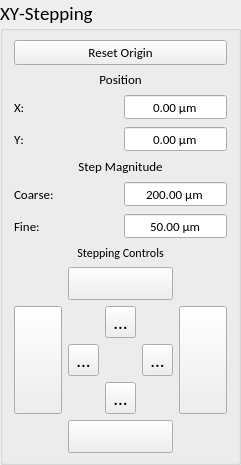
   <widget class="QGroupBox" name="groupBox_5">
    <property name="geometry">
     <rect>
      <x>800</x>
      <y>300</y>
      <width>177</width>
      <height>360</height>
     </rect>
    </property>
    <property name="font">
     <font>
      <family>Calibri</family>
      <pointsize>14</pointsize>
      <weight>50</weight>
      <italic>false</italic>
      <bold>false</bold>
      <underline>false</underline>
      <strikeout>false</strikeout>
      <kerning>false</kerning>
     </font>
    </property>
    <property name="title">
     <string>XY-Stepping</string>
    </property>
    <property name="alignment">
     <set>Qt::AlignLeading</set>
    </property>
    <layout class="QGridLayout">
     <property name="margin">
      <number>9</number>
     </property>
     <property name="spacing">
      <number>6</number>
     </property>
     <item row="0" column="1">
      <spacer>
       <property name="orientation">
        <enum>Qt::Horizontal</enum>
       </property>
       <property name="sizeType">
        <enum>QSizePolicy::Minimum</enum>
       </property>
       <property name="sizeHint" stdset="0">
        <size>
         <width>2</width>
         <height>20</height>
        </size>
       </property>
      </spacer>
     </item>
     <item row="0" column="3">
      <spacer>
       <property name="orientation">
        <enum>Qt::Horizontal</enum>
       </property>
       <property name="sizeType">
        <enum>QSizePolicy::Minimum</enum>
       </property>
       <property name="sizeHint" stdset="0">
        <size>
         <width>2</width>
         <height>20</height>
        </size>
       </property>
      </spacer>
     </item>
     <item row="0" column="2">
      <layout class="QVBoxLayout">
       <property name="spacing">
        <number>6</number>
       </property>
       <property name="margin">
        <number>0</number>
       </property>
       <item>
        <widget class="QPushButton" name="pushButton_ResetOrigin">
         <property name="font">
          <font>
           <family>Calibri</family>
           <pointsize>10</pointsize>
           <weight>50</weight>
           <italic>false</italic>
           <bold>false</bold>
           <underline>false</underline>
           <strikeout>false</strikeout>
          </font>
         </property>
         <property name="text">
          <string>Reset Origin</string>
         </property>
        </widget>
       </item>
       <item>
        <layout class="QGridLayout">
         <property name="margin">
          <number>0</number>
         </property>
         <property name="spacing">
          <number>6</number>
         </property>
         <item row="0" column="0" colspan="2">
          <widget class="QLabel" name="label_66">
           <property name="font">
            <font>
             <family>Calibri</family>
             <pointsize>10</pointsize>
             <weight>50</weight>
             <italic>false</italic>
             <bold>false</bold>
             <underline>false</underline>
             <strikeout>false</strikeout>
            </font>
           </property>
           <property name="text">
            <string>Position</string>
           </property>
           <property name="alignment">
            <set>Qt::AlignCenter</set>
           </property>
          </widget>
         </item>
         <item row="1" column="0">
          <widget class="QLabel" name="label_67">
           <property name="font">
            <font>
             <family>Calibri</family>
             <pointsize>10</pointsize>
             <weight>50</weight>
             <italic>false</italic>
             <bold>false</bold>
             <underline>false</underline>
             <strikeout>false</strikeout>
            </font>
           </property>
           <property name="text">
            <string>X:</string>
           </property>
           <property name="alignment">
            <set>Qt::AlignLeading|Qt::AlignLeft|Qt::AlignVCenter</set>
           </property>
          </widget>
         </item>
         <item row="1" column="1">
          <widget class="QDoubleSpinBox" name="doubleSpinBox_xPos">
           <property name="font">
            <font>
             <pointsize>10</pointsize>
             <weight>50</weight>
             <bold>false</bold>
            </font>
           </property>
           <property name="alignment">
            <set>Qt::AlignCenter</set>
           </property>
           <property name="readOnly">
            <bool>true</bool>
           </property>
           <property name="buttonSymbols">
            <enum>QAbstractSpinBox::NoButtons</enum>
           </property>
           <property name="suffix">
            <string> µm</string>
           </property>
           <property name="minimum">
            <double>-9999.000000000000000</double>
           </property>
           <property name="maximum">
            <double>9999.000000000000000</double>
           </property>
           <property name="value">
            <double>0.000000000000000</double>
           </property>
          </widget>
         </item>
         <item row="3" column="1">
          <widget class="QDoubleSpinBox" name="doubleSpinBox_yPos">
           <property name="font">
            <font>
             <pointsize>10</pointsize>
             <weight>50</weight>
             <bold>false</bold>
            </font>
           </property>
           <property name="alignment">
            <set>Qt::AlignCenter</set>
           </property>
           <property name="readOnly">
            <bool>true</bool>
           </property>
           <property name="buttonSymbols">
            <enum>QAbstractSpinBox::NoButtons</enum>
           </property>
           <property name="suffix">
            <string> µm</string>
           </property>
           <property name="minimum">
            <double>-9999.000000000000000</double>
           </property>
           <property name="maximum">
            <double>9999.000000000000000</double>
           </property>
           <property name="value">
            <double>0.000000000000000</double>
           </property>
          </widget>
         </item>
         <item row="3" column="0">
          <widget class="QLabel" name="label_68">
           <property name="font">
            <font>
             <family>Calibri</family>
             <pointsize>10</pointsize>
             <weight>50</weight>
             <italic>false</italic>
             <bold>false</bold>
             <underline>false</underline>
             <strikeout>false</strikeout>
            </font>
           </property>
           <property name="text">
            <string>Y:</string>
           </property>
           <property name="alignment">
            <set>Qt::AlignLeading|Qt::AlignLeft|Qt::AlignVCenter</set>
           </property>
          </widget>
         </item>
        </layout>
       </item>
       <item>
        <layout class="QGridLayout">
         <property name="margin">
          <number>0</number>
         </property>
         <property name="spacing">
          <number>6</number>
         </property>
         <item row="0" column="0" colspan="2">
          <widget class="QLabel" name="label_77">
           <property name="font">
            <font>
             <family>Calibri</family>
             <pointsize>10</pointsize>
             <weight>50</weight>
             <italic>false</italic>
             <bold>false</bold>
             <underline>false</underline>
             <strikeout>false</strikeout>
            </font>
           </property>
           <property name="text">
            <string>Step Magnitude</string>
           </property>
           <property name="alignment">
            <set>Qt::AlignCenter</set>
           </property>
          </widget>
         </item>
         <item row="1" column="0">
          <widget class="QLabel" name="label_78">
           <property name="font">
            <font>
             <family>Calibri</family>
             <pointsize>10</pointsize>
             <weight>50</weight>
             <italic>false</italic>
             <bold>false</bold>
             <underline>false</underline>
             <strikeout>false</strikeout>
            </font>
           </property>
           <property name="text">
            <string>Coarse:</string>
           </property>
           <property name="alignment">
            <set>Qt::AlignLeading|Qt::AlignLeft|Qt::AlignVCenter</set>
           </property>
          </widget>
         </item>
         <item row="2" column="0">
          <widget class="QLabel" name="label_81">
           <property name="font">
            <font>
             <family>Calibri</family>
             <pointsize>10</pointsize>
             <weight>50</weight>
             <italic>false</italic>
             <bold>false</bold>
             <underline>false</underline>
             <strikeout>false</strikeout>
            </font>
           </property>
           <property name="text">
            <string>Fine:</string>
           </property>
           <property name="alignment">
            <set>Qt::AlignLeading|Qt::AlignLeft|Qt::AlignVCenter</set>
           </property>
          </widget>
         </item>
         <item row="1" column="1">
          <widget class="QDoubleSpinBox" name="doubleSpinBox_coarseField">
           <property name="font">
            <font>
             <pointsize>10</pointsize>
             <weight>50</weight>
             <bold>false</bold>
            </font>
           </property>
           <property name="alignment">
            <set>Qt::AlignCenter</set>
           </property>
           <property name="buttonSymbols">
            <enum>QAbstractSpinBox::NoButtons</enum>
           </property>
           <property name="suffix">
            <string> µm</string>
           </property>
           <property name="maximum">
            <double>5000.000000000000000</double>
           </property>
           <property name="value">
            <double>200.000000000000000</double>
           </property>
          </widget>
         </item>
         <item row="2" column="1">
          <widget class="QDoubleSpinBox" name="doubleSpinBox_fineField">
           <property name="font">
            <font>
             <pointsize>10</pointsize>
             <weight>50</weight>
             <bold>false</bold>
            </font>
           </property>
           <property name="alignment">
            <set>Qt::AlignCenter</set>
           </property>
           <property name="buttonSymbols">
            <enum>QAbstractSpinBox::NoButtons</enum>
           </property>
           <property name="suffix">
            <string> µm</string>
           </property>
           <property name="maximum">
            <double>100.989999999999995</double>
           </property>
           <property name="value">
            <double>50.000000000000000</double>
           </property>
          </widget>
         </item>
        </layout>
       </item>
      </layout>
     </item>
     <item row="8" column="2">
      <spacer name="verticalSpacer_3">
       <property name="orientation">
        <enum>Qt::Vertical</enum>
       </property>
       <property name="sizeHint" stdset="0">
        <size>
         <width>20</width>
         <height>40</height>
        </size>
       </property>
      </spacer>
     </item>
     <item row="2" column="2">
      <widget class="QLabel" name="label_25">
       <property name="font">
        <font>
         <family>Calibri</family>
         <pointsize>9</pointsize>
         <weight>50</weight>
         <bold>false</bold>
        </font>
       </property>
       <property name="text">
        <string>Stepping Controls</string>
       </property>
       <property name="alignment">
        <set>Qt::AlignCenter</set>
       </property>
      </widget>
     </item>
     <item row="5" column="2">
      <layout class="QGridLayout" name="gridLayout_3">
       <item row="0" column="2">
        <widget class="QPushButton" name="pushButton_coarseUp">
         <property name="enabled">
          <bool>true</bool>
         </property>
         <property name="text">
          <string/>
         </property>
         <property name="icon">
          <iconset resource="Resources/Art/2P_Resources.qrc">
           <normaloff>:/Buttons/ArrowUp.bmp</normaloff>:/Buttons/ArrowUp.bmp</iconset>
         </property>
        </widget>
       </item>
       <item row="1" column="2">
        <layout class="QGridLayout" name="gridLayout">
         <item row="5" column="2">
          <widget class="QToolButton" name="toolButton_fineDown">
           <property name="text">
            <string>...</string>
           </property>
           <property name="icon">
            <iconset resource="Resources/Art/2P_Resources.qrc">
             <normaloff>:/Buttons/ArrowDown.bmp</normaloff>:/Buttons/ArrowDown.bmp</iconset>
           </property>
          </widget>
         </item>
         <item row="4" column="3">
          <widget class="QToolButton" name="toolButton_fineRight">
           <property name="text">
            <string>...</string>
           </property>
           <property name="icon">
            <iconset resource="Resources/Art/2P_Resources.qrc">
             <normaloff>:/Buttons/ArrowRight.bmp</normaloff>:/Buttons/ArrowRight.bmp</iconset>
           </property>
          </widget>
         </item>
         <item row="4" column="1">
          <widget class="QToolButton" name="toolButton_fineLeft">
           <property name="text">
            <string>...</string>
           </property>
           <property name="icon">
            <iconset resource="Resources/Art/2P_Resources.qrc">
             <normaloff>:/Buttons/ArrowLeft.bmp</normaloff>:/Buttons/ArrowLeft.bmp</iconset>
           </property>
          </widget>
         </item>
         <item row="2" column="2">
          <widget class="QToolButton" name="toolButton_fineUp">
           <property name="text">
            <string>...</string>
           </property>
           <property name="icon">
            <iconset resource="Resources/Art/2P_Resources.qrc">
             <normaloff>:/Buttons/ArrowUp.bmp</normaloff>:/Buttons/ArrowUp.bmp</iconset>
           </property>
          </widget>
         </item>
        </layout>
       </item>
       <item row="1" column="0">
        <widget class="QPushButton" name="pushButton_coarseLeft">
         <property name="sizePolicy">
          <sizepolicy hsizetype="Preferred" vsizetype="Preferred">
           <horstretch>0</horstretch>
           <verstretch>0</verstretch>
          </sizepolicy>
         </property>
         <property name="text">
          <string/>
         </property>
         <property name="icon">
          <iconset resource="Resources/Art/2P_Resources.qrc">
           <normaloff>:/Buttons/ArrowLeft.bmp</normaloff>:/Buttons/ArrowLeft.bmp</iconset>
         </property>
        </widget>
       </item>
       <item row="2" column="2">
        <widget class="QPushButton" name="pushButton_coarseDown">
         <property name="sizePolicy">
          <sizepolicy hsizetype="Preferred" vsizetype="Preferred">
           <horstretch>0</horstretch>
           <verstretch>0</verstretch>
          </sizepolicy>
         </property>
         <property name="text">
          <string/>
         </property>
         <property name="icon">
          <iconset resource="Resources/Art/2P_Resources.qrc">
           <normaloff>:/Buttons/ArrowDown.bmp</normaloff>:/Buttons/ArrowDown.bmp</iconset>
         </property>
        </widget>
       </item>
       <item row="1" column="3">
        <widget class="QPushButton" name="pushButton_coarseRight">
         <property name="sizePolicy">
          <sizepolicy hsizetype="Preferred" vsizetype="Preferred">
           <horstretch>0</horstretch>
           <verstretch>0</verstretch>
          </sizepolicy>
         </property>
         <property name="text">
          <string/>
         </property>
         <property name="icon">
          <iconset resource="Resources/Art/2P_Resources.qrc">
           <normaloff>:/Buttons/ArrowRight.bmp</normaloff>:/Buttons/ArrowRight.bmp</iconset>
         </property>
        </widget>
       </item>
      </layout>
     </item>
    </layout>
   </widget>
